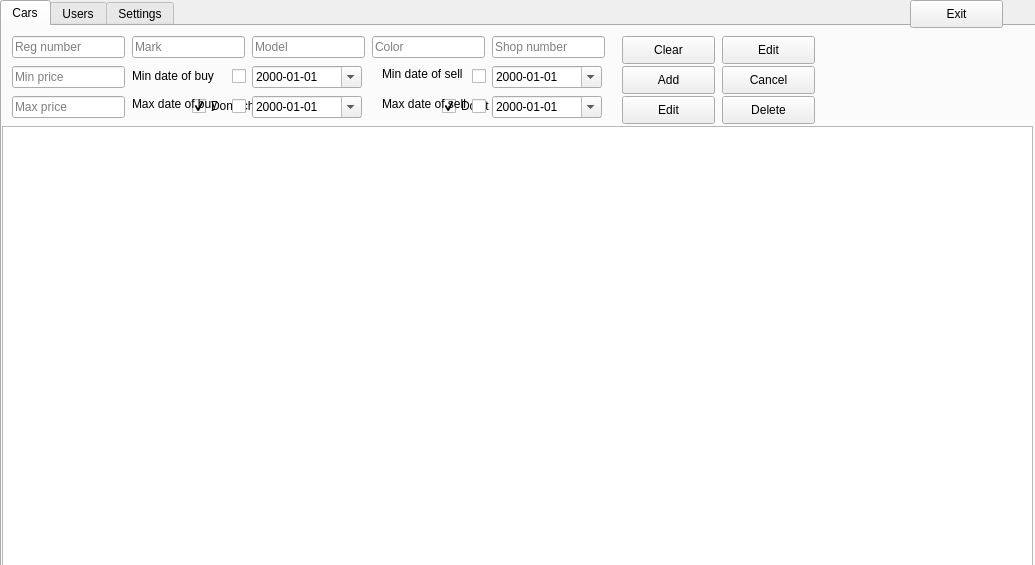
<?xml version="1.0" encoding="UTF-8"?>
<ui version="4.0">
 <class>SecondWindow</class>
 <widget class="QWidget" name="SecondWindow">
  <property name="geometry">
   <rect>
    <x>0</x>
    <y>0</y>
    <width>1035</width>
    <height>565</height>
   </rect>
  </property>
  <property name="windowTitle">
   <string>SecondWindow</string>
  </property>
  <widget class="QTabWidget" name="tabWidget">
   <property name="geometry">
    <rect>
     <x>0</x>
     <y>0</y>
     <width>1041</width>
     <height>571</height>
    </rect>
   </property>
   <property name="currentIndex">
    <number>0</number>
   </property>
   <widget class="QWidget" name="carsTab">
    <attribute name="title">
     <string>Cars</string>
    </attribute>
    <widget class="QTableView" name="carsTable">
     <property name="geometry">
      <rect>
       <x>0</x>
       <y>100</y>
       <width>1031</width>
       <height>441</height>
      </rect>
     </property>
     <attribute name="verticalHeaderVisible">
      <bool>false</bool>
     </attribute>
    </widget>
    <widget class="QLineEdit" name="lineEdit_carId">
     <property name="geometry">
      <rect>
       <x>10</x>
       <y>10</y>
       <width>113</width>
       <height>22</height>
      </rect>
     </property>
     <property name="styleSheet">
      <string notr="true"/>
     </property>
     <property name="inputMask">
      <string>D9999999999</string>
     </property>
     <property name="maxLength">
      <number>11</number>
     </property>
     <property name="placeholderText">
      <string>Reg number</string>
     </property>
    </widget>
    <widget class="QLineEdit" name="lineEdit_minPrice">
     <property name="geometry">
      <rect>
       <x>10</x>
       <y>40</y>
       <width>113</width>
       <height>22</height>
      </rect>
     </property>
     <property name="inputMask">
      <string>D999999999</string>
     </property>
     <property name="placeholderText">
      <string>Min price</string>
     </property>
    </widget>
    <widget class="QLineEdit" name="lineEdit_mark">
     <property name="geometry">
      <rect>
       <x>130</x>
       <y>10</y>
       <width>113</width>
       <height>22</height>
      </rect>
     </property>
     <property name="inputMask">
      <string>&gt;A&lt;aaaaaaaaaaaaaaaaaaa</string>
     </property>
     <property name="maxLength">
      <number>20</number>
     </property>
     <property name="placeholderText">
      <string>Mark</string>
     </property>
    </widget>
    <widget class="QLineEdit" name="lineEdit_model">
     <property name="geometry">
      <rect>
       <x>250</x>
       <y>10</y>
       <width>113</width>
       <height>22</height>
      </rect>
     </property>
     <property name="inputMask">
      <string>&gt;N&lt;nnnnnnnnnnnnnnnnnnn</string>
     </property>
     <property name="placeholderText">
      <string>Model</string>
     </property>
    </widget>
    <widget class="QLineEdit" name="lineEdit_color">
     <property name="geometry">
      <rect>
       <x>370</x>
       <y>10</y>
       <width>113</width>
       <height>22</height>
      </rect>
     </property>
     <property name="inputMask">
      <string>&gt;A&lt;aaaaaaaaaaaaaaaaaaa</string>
     </property>
     <property name="placeholderText">
      <string>Color</string>
     </property>
    </widget>
    <widget class="QLineEdit" name="lineEdit_numShop">
     <property name="geometry">
      <rect>
       <x>490</x>
       <y>10</y>
       <width>113</width>
       <height>22</height>
      </rect>
     </property>
     <property name="inputMask">
      <string>D9</string>
     </property>
     <property name="text">
      <string/>
     </property>
     <property name="placeholderText">
      <string>Shop number</string>
     </property>
    </widget>
    <widget class="QLineEdit" name="lineEdit_maxPrice">
     <property name="geometry">
      <rect>
       <x>10</x>
       <y>70</y>
       <width>113</width>
       <height>22</height>
      </rect>
     </property>
     <property name="inputMask">
      <string>D999999999</string>
     </property>
     <property name="placeholderText">
      <string>Max price</string>
     </property>
    </widget>
    <widget class="QDateEdit" name="minDateB">
     <property name="geometry">
      <rect>
       <x>250</x>
       <y>40</y>
       <width>110</width>
       <height>22</height>
      </rect>
     </property>
     <property name="displayFormat">
      <string>yyyy-MM-dd</string>
     </property>
     <property name="calendarPopup">
      <bool>true</bool>
     </property>
    </widget>
    <widget class="QDateEdit" name="maxDateB">
     <property name="geometry">
      <rect>
       <x>250</x>
       <y>70</y>
       <width>110</width>
       <height>22</height>
      </rect>
     </property>
     <property name="displayFormat">
      <string>yyyy-MM-dd</string>
     </property>
     <property name="calendarPopup">
      <bool>true</bool>
     </property>
    </widget>
    <widget class="QLabel" name="label_minDateB">
     <property name="geometry">
      <rect>
       <x>130</x>
       <y>40</y>
       <width>111</width>
       <height>20</height>
      </rect>
     </property>
     <property name="text">
      <string>Min date of buy</string>
     </property>
    </widget>
    <widget class="QLabel" name="label_maxDateB">
     <property name="geometry">
      <rect>
       <x>130</x>
       <y>70</y>
       <width>101</width>
       <height>16</height>
      </rect>
     </property>
     <property name="text">
      <string>Max date of buy</string>
     </property>
    </widget>
    <widget class="QDateEdit" name="minDateS">
     <property name="enabled">
      <bool>true</bool>
     </property>
     <property name="geometry">
      <rect>
       <x>490</x>
       <y>40</y>
       <width>110</width>
       <height>22</height>
      </rect>
     </property>
     <property name="wrapping">
      <bool>false</bool>
     </property>
     <property name="frame">
      <bool>true</bool>
     </property>
     <property name="readOnly">
      <bool>false</bool>
     </property>
     <property name="specialValueText">
      <string/>
     </property>
     <property name="accelerated">
      <bool>false</bool>
     </property>
     <property name="correctionMode">
      <enum>QAbstractSpinBox::CorrectToPreviousValue</enum>
     </property>
     <property name="keyboardTracking">
      <bool>true</bool>
     </property>
     <property name="showGroupSeparator" stdset="0">
      <bool>false</bool>
     </property>
     <property name="dateTime">
      <datetime>
       <hour>0</hour>
       <minute>0</minute>
       <second>0</second>
       <year>2000</year>
       <month>1</month>
       <day>1</day>
      </datetime>
     </property>
     <property name="minimumDateTime">
      <datetime>
       <hour>0</hour>
       <minute>0</minute>
       <second>0</second>
       <year>1753</year>
       <month>9</month>
       <day>14</day>
      </datetime>
     </property>
     <property name="currentSection">
      <enum>QDateTimeEdit::YearSection</enum>
     </property>
     <property name="displayFormat">
      <string>yyyy-MM-dd</string>
     </property>
     <property name="calendarPopup">
      <bool>true</bool>
     </property>
     <property name="currentSectionIndex">
      <number>0</number>
     </property>
     <property name="date">
      <date>
       <year>2000</year>
       <month>1</month>
       <day>1</day>
      </date>
     </property>
    </widget>
    <widget class="QDateEdit" name="maxDateS">
     <property name="geometry">
      <rect>
       <x>490</x>
       <y>70</y>
       <width>110</width>
       <height>22</height>
      </rect>
     </property>
     <property name="displayFormat">
      <string>yyyy-MM-dd</string>
     </property>
     <property name="calendarPopup">
      <bool>true</bool>
     </property>
    </widget>
    <widget class="QLabel" name="label_minDateS">
     <property name="geometry">
      <rect>
       <x>380</x>
       <y>40</y>
       <width>111</width>
       <height>16</height>
      </rect>
     </property>
     <property name="text">
      <string>Min date of sell</string>
     </property>
    </widget>
    <widget class="QLabel" name="label_maxDateS">
     <property name="geometry">
      <rect>
       <x>380</x>
       <y>70</y>
       <width>111</width>
       <height>16</height>
      </rect>
     </property>
     <property name="text">
      <string>Max date of sell</string>
     </property>
    </widget>
    <widget class="QPushButton" name="pushButton_carsClear">
     <property name="geometry">
      <rect>
       <x>620</x>
       <y>10</y>
       <width>93</width>
       <height>28</height>
      </rect>
     </property>
     <property name="text">
      <string>Clear</string>
     </property>
    </widget>
    <widget class="QPushButton" name="pushButton_searchCars">
     <property name="geometry">
      <rect>
       <x>620</x>
       <y>40</y>
       <width>93</width>
       <height>28</height>
      </rect>
     </property>
     <property name="text">
      <string>Search</string>
     </property>
    </widget>
    <widget class="QPushButton" name="pushButton_enableEditCars">
     <property name="geometry">
      <rect>
       <x>720</x>
       <y>10</y>
       <width>93</width>
       <height>28</height>
      </rect>
     </property>
     <property name="text">
      <string>Edit</string>
     </property>
    </widget>
    <widget class="QPushButton" name="pushButton_editCars">
     <property name="geometry">
      <rect>
       <x>620</x>
       <y>70</y>
       <width>93</width>
       <height>28</height>
      </rect>
     </property>
     <property name="text">
      <string>Edit</string>
     </property>
    </widget>
    <widget class="QPushButton" name="pushButton_deleteCars">
     <property name="geometry">
      <rect>
       <x>720</x>
       <y>70</y>
       <width>93</width>
       <height>28</height>
      </rect>
     </property>
     <property name="text">
      <string>Delete</string>
     </property>
    </widget>
    <widget class="QPushButton" name="pushButton_addCars">
     <property name="geometry">
      <rect>
       <x>620</x>
       <y>40</y>
       <width>93</width>
       <height>28</height>
      </rect>
     </property>
     <property name="text">
      <string>Add</string>
     </property>
    </widget>
    <widget class="QPushButton" name="pushButton_disableEditCars">
     <property name="geometry">
      <rect>
       <x>720</x>
       <y>40</y>
       <width>93</width>
       <height>28</height>
      </rect>
     </property>
     <property name="text">
      <string>Cancel</string>
     </property>
    </widget>
    <widget class="QCheckBox" name="checkBox_dateB">
     <property name="geometry">
      <rect>
       <x>190</x>
       <y>70</y>
       <width>171</width>
       <height>20</height>
      </rect>
     </property>
     <property name="text">
      <string>Don't change date of buy</string>
     </property>
     <property name="checked">
      <bool>true</bool>
     </property>
    </widget>
    <widget class="QCheckBox" name="checkBox_dateS">
     <property name="geometry">
      <rect>
       <x>440</x>
       <y>70</y>
       <width>191</width>
       <height>20</height>
      </rect>
     </property>
     <property name="text">
      <string>Don't change date of sell</string>
     </property>
     <property name="checked">
      <bool>true</bool>
     </property>
    </widget>
    <widget class="QCheckBox" name="checkBox_minDateB">
     <property name="geometry">
      <rect>
       <x>230</x>
       <y>40</y>
       <width>16</width>
       <height>20</height>
      </rect>
     </property>
     <property name="text">
      <string/>
     </property>
    </widget>
    <widget class="QCheckBox" name="checkBox_maxDateB">
     <property name="geometry">
      <rect>
       <x>230</x>
       <y>70</y>
       <width>21</width>
       <height>20</height>
      </rect>
     </property>
     <property name="text">
      <string/>
     </property>
    </widget>
    <widget class="QCheckBox" name="checkBox_minDateS">
     <property name="geometry">
      <rect>
       <x>470</x>
       <y>40</y>
       <width>16</width>
       <height>20</height>
      </rect>
     </property>
     <property name="text">
      <string/>
     </property>
    </widget>
    <widget class="QCheckBox" name="checkBox_maxDateS">
     <property name="geometry">
      <rect>
       <x>470</x>
       <y>70</y>
       <width>16</width>
       <height>20</height>
      </rect>
     </property>
     <property name="text">
      <string/>
     </property>
    </widget>
    <zorder>checkBox_dateS</zorder>
    <zorder>checkBox_dateB</zorder>
    <zorder>carsTable</zorder>
    <zorder>lineEdit_carId</zorder>
    <zorder>lineEdit_minPrice</zorder>
    <zorder>lineEdit_mark</zorder>
    <zorder>lineEdit_model</zorder>
    <zorder>lineEdit_color</zorder>
    <zorder>lineEdit_numShop</zorder>
    <zorder>lineEdit_maxPrice</zorder>
    <zorder>minDateB</zorder>
    <zorder>maxDateB</zorder>
    <zorder>label_minDateB</zorder>
    <zorder>label_maxDateB</zorder>
    <zorder>minDateS</zorder>
    <zorder>maxDateS</zorder>
    <zorder>label_minDateS</zorder>
    <zorder>label_maxDateS</zorder>
    <zorder>pushButton_carsClear</zorder>
    <zorder>pushButton_searchCars</zorder>
    <zorder>pushButton_enableEditCars</zorder>
    <zorder>pushButton_editCars</zorder>
    <zorder>pushButton_deleteCars</zorder>
    <zorder>pushButton_addCars</zorder>
    <zorder>pushButton_disableEditCars</zorder>
    <zorder>checkBox_minDateB</zorder>
    <zorder>checkBox_maxDateB</zorder>
    <zorder>checkBox_minDateS</zorder>
    <zorder>checkBox_maxDateS</zorder>
   </widget>
   <widget class="QWidget" name="usersTab">
    <attribute name="title">
     <string>Users</string>
    </attribute>
    <widget class="QTableView" name="usersTable">
     <property name="geometry">
      <rect>
       <x>0</x>
       <y>90</y>
       <width>1031</width>
       <height>451</height>
      </rect>
     </property>
    </widget>
    <widget class="QLineEdit" name="lineEdit_status">
     <property name="geometry">
      <rect>
       <x>0</x>
       <y>10</y>
       <width>113</width>
       <height>22</height>
      </rect>
     </property>
     <property name="inputMask">
      <string>aaaaaaaaaa</string>
     </property>
     <property name="placeholderText">
      <string>Status</string>
     </property>
    </widget>
    <widget class="QLineEdit" name="lineEdit_login">
     <property name="geometry">
      <rect>
       <x>120</x>
       <y>50</y>
       <width>113</width>
       <height>22</height>
      </rect>
     </property>
     <property name="placeholderText">
      <string>Login</string>
     </property>
    </widget>
    <widget class="QLineEdit" name="lineEdit_fName">
     <property name="geometry">
      <rect>
       <x>120</x>
       <y>10</y>
       <width>113</width>
       <height>22</height>
      </rect>
     </property>
     <property name="inputMask">
      <string>&gt;A&lt;AAAaaaaaaaaaaa</string>
     </property>
     <property name="placeholderText">
      <string>First name</string>
     </property>
    </widget>
    <widget class="QLineEdit" name="lineEdit_password">
     <property name="geometry">
      <rect>
       <x>240</x>
       <y>50</y>
       <width>113</width>
       <height>22</height>
      </rect>
     </property>
     <property name="placeholderText">
      <string>Password</string>
     </property>
    </widget>
    <widget class="QLineEdit" name="lineEdit_lName">
     <property name="geometry">
      <rect>
       <x>240</x>
       <y>10</y>
       <width>113</width>
       <height>22</height>
      </rect>
     </property>
     <property name="inputMask">
      <string>&gt;A&lt;AAAaaaaaaaaaaa</string>
     </property>
     <property name="placeholderText">
      <string>Second name</string>
     </property>
    </widget>
    <widget class="QDateEdit" name="minDateR">
     <property name="geometry">
      <rect>
       <x>520</x>
       <y>10</y>
       <width>110</width>
       <height>22</height>
      </rect>
     </property>
     <property name="displayFormat">
      <string>dd-MM-yyyy</string>
     </property>
    </widget>
    <widget class="QDateEdit" name="maxDateR">
     <property name="geometry">
      <rect>
       <x>520</x>
       <y>50</y>
       <width>110</width>
       <height>22</height>
      </rect>
     </property>
     <property name="displayFormat">
      <string>dd-MM-yyyy</string>
     </property>
    </widget>
    <widget class="QLabel" name="label_minDateR">
     <property name="geometry">
      <rect>
       <x>360</x>
       <y>10</y>
       <width>151</width>
       <height>16</height>
      </rect>
     </property>
     <property name="text">
      <string>Min date of regestration</string>
     </property>
    </widget>
    <widget class="QLabel" name="label_maxDateR">
     <property name="geometry">
      <rect>
       <x>360</x>
       <y>50</y>
       <width>141</width>
       <height>16</height>
      </rect>
     </property>
     <property name="text">
      <string>Max date of regestration</string>
     </property>
    </widget>
    <widget class="QPushButton" name="pushButton_clearUsers">
     <property name="geometry">
      <rect>
       <x>640</x>
       <y>10</y>
       <width>93</width>
       <height>28</height>
      </rect>
     </property>
     <property name="text">
      <string>Clear</string>
     </property>
    </widget>
    <widget class="QPushButton" name="pushButton_searchUsers">
     <property name="geometry">
      <rect>
       <x>640</x>
       <y>50</y>
       <width>93</width>
       <height>28</height>
      </rect>
     </property>
     <property name="text">
      <string>Search</string>
     </property>
    </widget>
    <widget class="QPushButton" name="pushButton_enableEditUsers">
     <property name="geometry">
      <rect>
       <x>740</x>
       <y>10</y>
       <width>93</width>
       <height>28</height>
      </rect>
     </property>
     <property name="text">
      <string>Edit</string>
     </property>
    </widget>
    <widget class="QPushButton" name="pushButton_addUsers">
     <property name="geometry">
      <rect>
       <x>640</x>
       <y>50</y>
       <width>93</width>
       <height>28</height>
      </rect>
     </property>
     <property name="text">
      <string>Add</string>
     </property>
    </widget>
    <widget class="QPushButton" name="pushButton_deleteUsers">
     <property name="geometry">
      <rect>
       <x>740</x>
       <y>50</y>
       <width>93</width>
       <height>28</height>
      </rect>
     </property>
     <property name="text">
      <string>Delete</string>
     </property>
    </widget>
    <widget class="QPushButton" name="pushButton_editUsers">
     <property name="geometry">
      <rect>
       <x>740</x>
       <y>10</y>
       <width>93</width>
       <height>28</height>
      </rect>
     </property>
     <property name="text">
      <string>Edit</string>
     </property>
    </widget>
    <widget class="QPushButton" name="pushButton_cancelUsers">
     <property name="geometry">
      <rect>
       <x>840</x>
       <y>10</y>
       <width>93</width>
       <height>28</height>
      </rect>
     </property>
     <property name="text">
      <string>Cancel</string>
     </property>
    </widget>
    <widget class="QLineEdit" name="lineEdit_IDUsers">
     <property name="geometry">
      <rect>
       <x>0</x>
       <y>50</y>
       <width>113</width>
       <height>22</height>
      </rect>
     </property>
     <property name="inputMask">
      <string>D99999</string>
     </property>
     <property name="placeholderText">
      <string>ID</string>
     </property>
    </widget>
    <widget class="QCheckBox" name="checkBox_minDateR">
     <property name="geometry">
      <rect>
       <x>500</x>
       <y>10</y>
       <width>16</width>
       <height>20</height>
      </rect>
     </property>
     <property name="text">
      <string/>
     </property>
    </widget>
    <widget class="QCheckBox" name="checkBox_maxDateR">
     <property name="geometry">
      <rect>
       <x>500</x>
       <y>50</y>
       <width>20</width>
       <height>20</height>
      </rect>
     </property>
     <property name="text">
      <string/>
     </property>
    </widget>
    <zorder>usersTable</zorder>
    <zorder>lineEdit_status</zorder>
    <zorder>lineEdit_login</zorder>
    <zorder>lineEdit_fName</zorder>
    <zorder>lineEdit_password</zorder>
    <zorder>lineEdit_lName</zorder>
    <zorder>minDateR</zorder>
    <zorder>maxDateR</zorder>
    <zorder>label_minDateR</zorder>
    <zorder>label_maxDateR</zorder>
    <zorder>pushButton_clearUsers</zorder>
    <zorder>pushButton_enableEditUsers</zorder>
    <zorder>pushButton_addUsers</zorder>
    <zorder>pushButton_deleteUsers</zorder>
    <zorder>pushButton_editUsers</zorder>
    <zorder>pushButton_searchUsers</zorder>
    <zorder>pushButton_cancelUsers</zorder>
    <zorder>lineEdit_IDUsers</zorder>
    <zorder>checkBox_minDateR</zorder>
    <zorder>checkBox_maxDateR</zorder>
   </widget>
   <widget class="QWidget" name="settings">
    <attribute name="title">
     <string>Settings</string>
    </attribute>
    <widget class="QLabel" name="label_lName">
     <property name="geometry">
      <rect>
       <x>270</x>
       <y>130</y>
       <width>71</width>
       <height>20</height>
      </rect>
     </property>
     <property name="text">
      <string>Last name:</string>
     </property>
    </widget>
    <widget class="QLabel" name="lName">
     <property name="geometry">
      <rect>
       <x>340</x>
       <y>130</y>
       <width>141</width>
       <height>21</height>
      </rect>
     </property>
     <property name="text">
      <string>lname</string>
     </property>
    </widget>
    <widget class="QLabel" name="label_status">
     <property name="geometry">
      <rect>
       <x>290</x>
       <y>90</y>
       <width>41</width>
       <height>20</height>
      </rect>
     </property>
     <property name="text">
      <string>Status:</string>
     </property>
    </widget>
    <widget class="QLabel" name="status">
     <property name="geometry">
      <rect>
       <x>340</x>
       <y>90</y>
       <width>101</width>
       <height>21</height>
      </rect>
     </property>
     <property name="text">
      <string>status</string>
     </property>
    </widget>
    <widget class="QLabel" name="label_fName">
     <property name="geometry">
      <rect>
       <x>270</x>
       <y>110</y>
       <width>71</width>
       <height>20</height>
      </rect>
     </property>
     <property name="text">
      <string>First name:</string>
     </property>
    </widget>
    <widget class="QLabel" name="fName">
     <property name="geometry">
      <rect>
       <x>340</x>
       <y>110</y>
       <width>141</width>
       <height>21</height>
      </rect>
     </property>
     <property name="text">
      <string>name</string>
     </property>
    </widget>
    <widget class="QPushButton" name="pushButton_changeLogin">
     <property name="geometry">
      <rect>
       <x>342</x>
       <y>160</y>
       <width>111</width>
       <height>28</height>
      </rect>
     </property>
     <property name="text">
      <string>Change login</string>
     </property>
    </widget>
    <widget class="QPushButton" name="pushButton_confirmNewLogin">
     <property name="geometry">
      <rect>
       <x>460</x>
       <y>160</y>
       <width>93</width>
       <height>28</height>
      </rect>
     </property>
     <property name="text">
      <string>Ok</string>
     </property>
    </widget>
    <widget class="QPushButton" name="pushButton_changePassword">
     <property name="geometry">
      <rect>
       <x>342</x>
       <y>190</y>
       <width>111</width>
       <height>28</height>
      </rect>
     </property>
     <property name="text">
      <string>Change password</string>
     </property>
    </widget>
    <widget class="QPushButton" name="pushButton_confirmNewPassword">
     <property name="geometry">
      <rect>
       <x>460</x>
       <y>190</y>
       <width>93</width>
       <height>28</height>
      </rect>
     </property>
     <property name="text">
      <string>Ok</string>
     </property>
    </widget>
    <widget class="QLineEdit" name="lineEdit_newLogin">
     <property name="geometry">
      <rect>
       <x>340</x>
       <y>160</y>
       <width>113</width>
       <height>22</height>
      </rect>
     </property>
     <property name="placeholderText">
      <string>New login</string>
     </property>
    </widget>
    <widget class="QLineEdit" name="lineEdit_newPassword">
     <property name="geometry">
      <rect>
       <x>340</x>
       <y>190</y>
       <width>113</width>
       <height>22</height>
      </rect>
     </property>
     <property name="placeholderText">
      <string>New password</string>
     </property>
    </widget>
    <widget class="QLabel" name="label_dateOfR">
     <property name="geometry">
      <rect>
       <x>224</x>
       <y>230</y>
       <width>121</width>
       <height>20</height>
      </rect>
     </property>
     <property name="text">
      <string>Date of regestration:</string>
     </property>
    </widget>
    <widget class="QLabel" name="dateOfR">
     <property name="geometry">
      <rect>
       <x>350</x>
       <y>230</y>
       <width>91</width>
       <height>21</height>
      </rect>
     </property>
     <property name="text">
      <string>DateR</string>
     </property>
    </widget>
    <widget class="QPushButton" name="pushButton_cancelNewLogin">
     <property name="geometry">
      <rect>
       <x>560</x>
       <y>160</y>
       <width>93</width>
       <height>28</height>
      </rect>
     </property>
     <property name="text">
      <string>Cancel</string>
     </property>
    </widget>
    <widget class="QPushButton" name="pushButton_cancelNewPassword">
     <property name="geometry">
      <rect>
       <x>560</x>
       <y>190</y>
       <width>93</width>
       <height>28</height>
      </rect>
     </property>
     <property name="text">
      <string>Cancel</string>
     </property>
    </widget>
    <zorder>label_lName</zorder>
    <zorder>lName</zorder>
    <zorder>label_status</zorder>
    <zorder>status</zorder>
    <zorder>label_fName</zorder>
    <zorder>fName</zorder>
    <zorder>pushButton_confirmNewLogin</zorder>
    <zorder>pushButton_confirmNewPassword</zorder>
    <zorder>lineEdit_newLogin</zorder>
    <zorder>lineEdit_newPassword</zorder>
    <zorder>label_dateOfR</zorder>
    <zorder>dateOfR</zorder>
    <zorder>pushButton_changeLogin</zorder>
    <zorder>pushButton_cancelNewLogin</zorder>
    <zorder>pushButton_changePassword</zorder>
    <zorder>pushButton_cancelNewPassword</zorder>
   </widget>
  </widget>
  <widget class="QPushButton" name="pushButton_exit">
   <property name="geometry">
    <rect>
     <x>910</x>
     <y>0</y>
     <width>93</width>
     <height>28</height>
    </rect>
   </property>
   <property name="text">
    <string>Exit</string>
   </property>
  </widget>
 </widget>
 <layoutdefault spacing="6" margin="11"/>
 <resources/>
 <connections/>
</ui>
